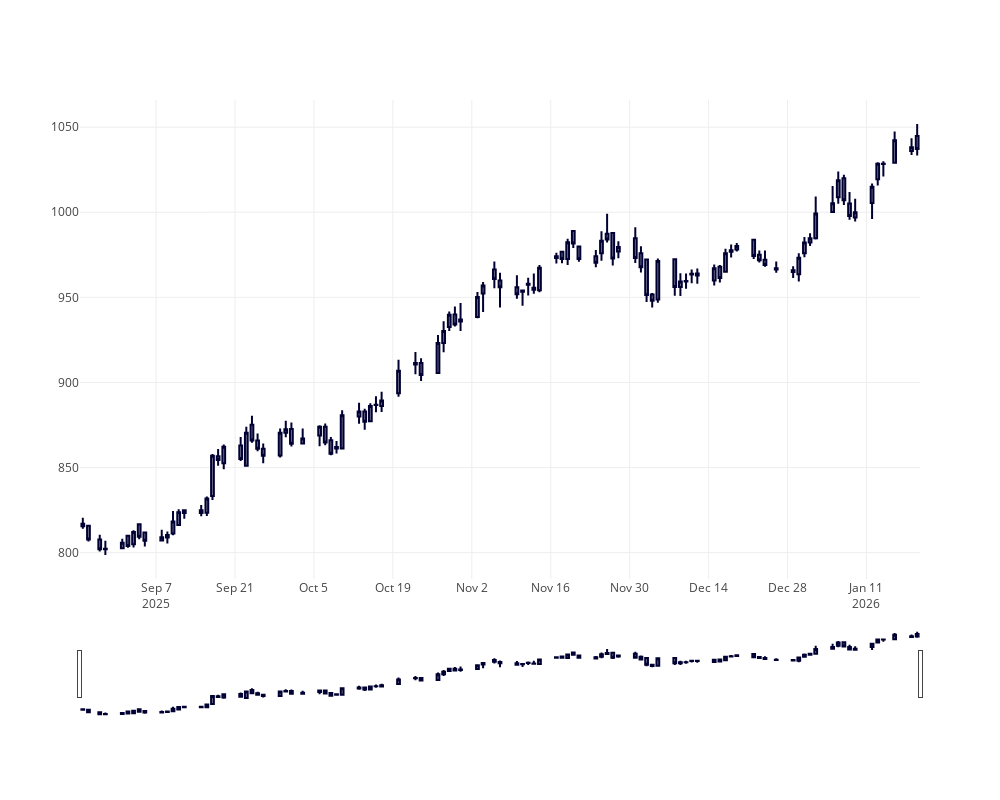

Notebook code for this chart:
### Code cell
chart = api.plot_chart(df_sbi)
chart
